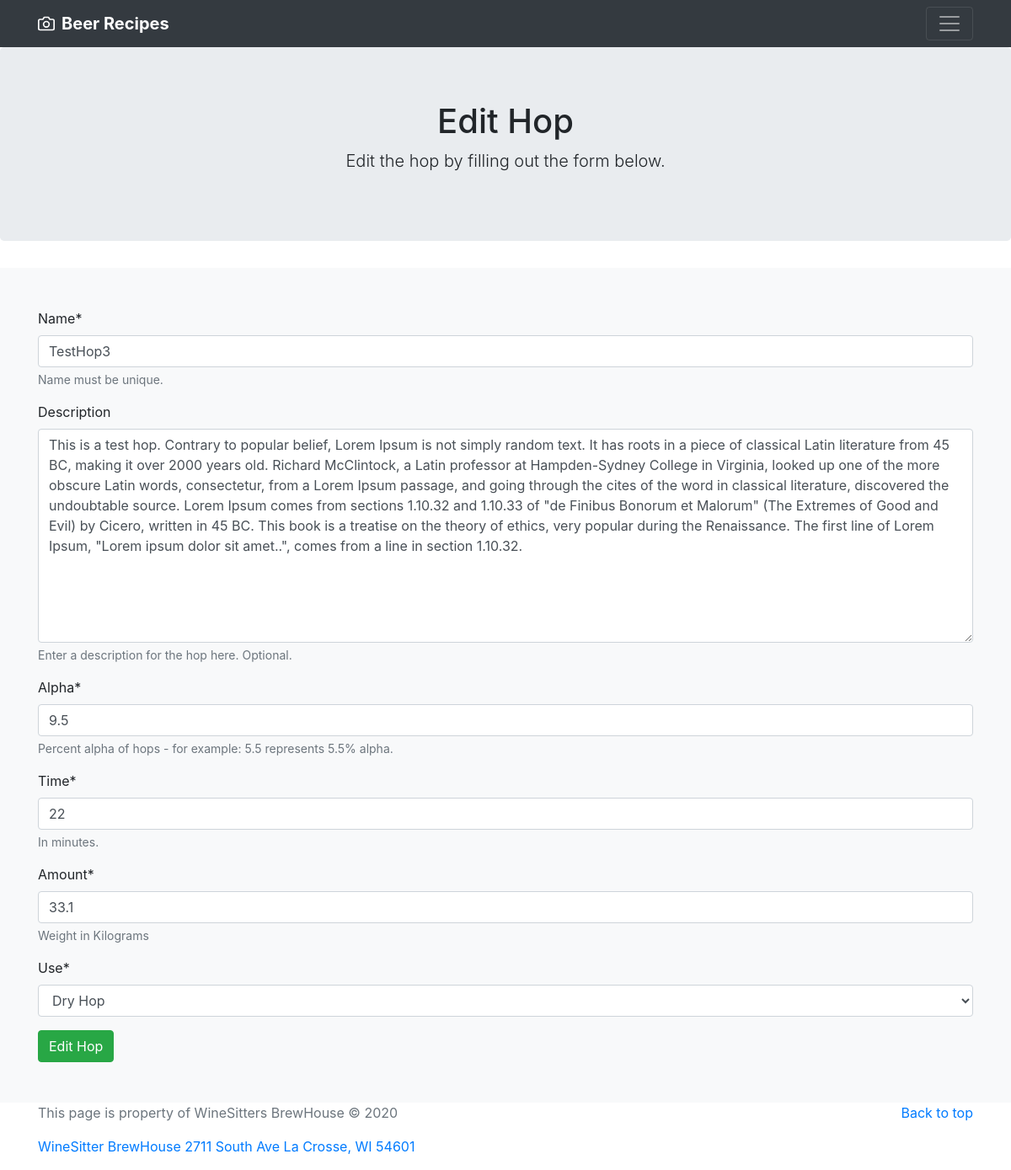
/beer_recipes/update_hop/3, run on an earlier commit of the app's database.
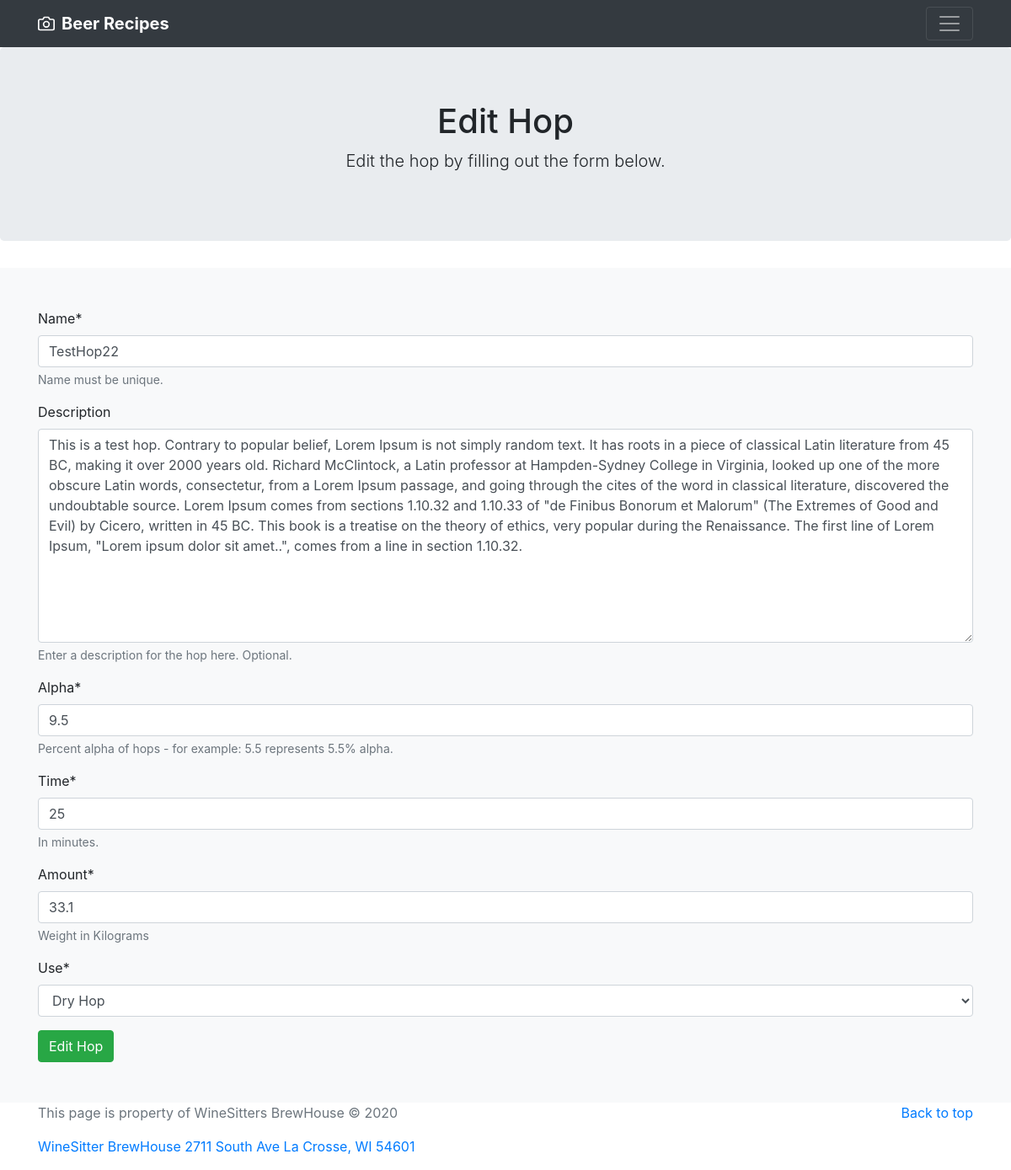
And on a later commit of the database.
### beer_recipes/models.py (models this page shows)
class Hop(models.Model):
    user = models.CharField(
        max_length=200, blank=True)  # This is the user that created the object
    name = models.CharField(max_length=200, unique=True,
                            help_text="Name must be unique.")  # Name of the hops
    description = models.TextField(
        blank=True, help_text="Enter a description for the hop here. Optional.")
    version = models.PositiveIntegerField(default=1)
    date_submitted = models.DateField(auto_now_add=True)
    alpha = models.DecimalField(max_digits=3, decimal_places=1,
                                help_text="Percent alpha of hops - for example: 5.5 represents 5.5% alpha.")
    time = models.PositiveIntegerField(help_text="In minutes.")
    amount = models.DecimalField(
        help_text="Weight in Kilograms", max_digits=3, decimal_places=1)
    USE_CHOICES = [
        ('Boil', 'Boil'),
        ('Dry Hop', 'Dry Hop'),
        ('Mash', 'Mash'),
        ('First Wort', 'First Wort'),
        ('Aroma', 'Aroma'),
    ]
    use = models.CharField(choices=USE_CHOICES, max_length=10)

### beer_recipes/views.py (the view)
# urls.py: path('update_hop/<int:pk>', views.HopUpdate.as_view(), name='HopUpdate'),
class HopUpdate(UpdateView):
    model = Hop
    fields = ['name', 'description', 'alpha', 'time', 'amount', 'use']
    success_url = reverse_lazy('beer_recipes:my_ingredients')

### templates/beer_recipes/hop_form.html (shortened to what this page needs)
{% extends 'beer_recipes/base.html' %}
{% load static %}
{% load crispy_forms_tags %}
{% block content %}
<section class="jumbotron text-center">
  <div class="container">
    <h1 class="jumbotron-heading">Edit Hop</h1>
    <p class="lead">Edit the hop by filling out the form below.</p>
  </div>
</section>
<div class="album py-5 bg-light">
  <div class="container">
    <form method='post' name='edit_hop'>
      {{ form|crispy }}
      <button type="submit" class="btn btn-success">Edit Hop</button>
    </form>
  </div>
</div>
{% endblock content %}

What changed in the data, as far as the page shows it:
changed Hop "Dry Hop": name "TestHop3" → "TestHop22"; time "22" → "25"
